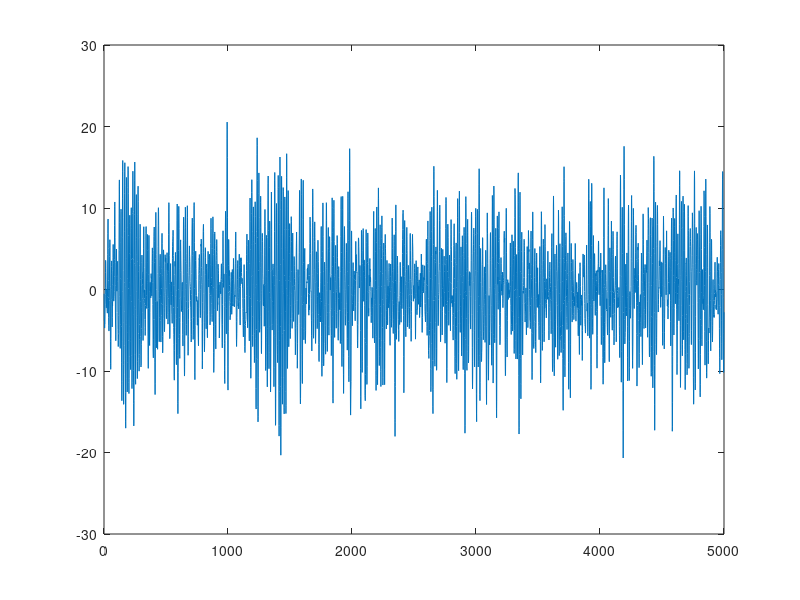
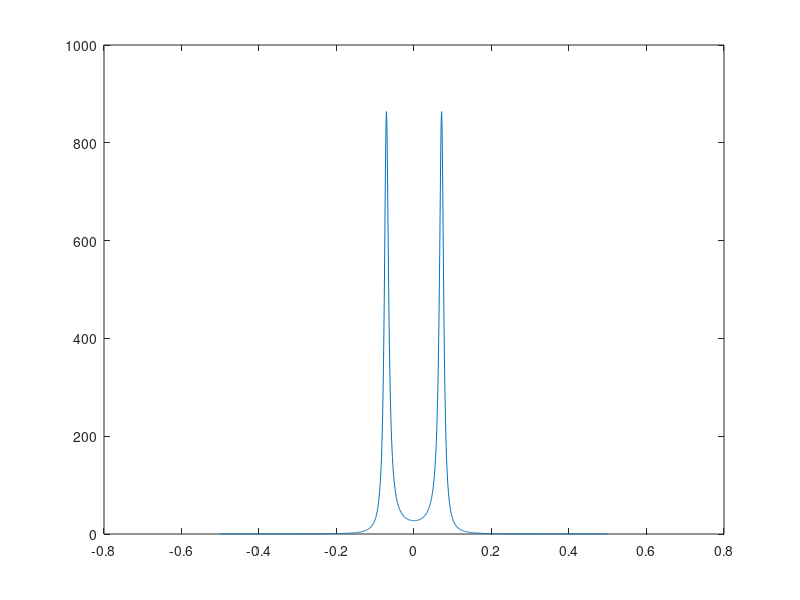

Recreate these plots in MATLAB, in order.
clear all
close all
clc

%p=10;

%Mdl = arima('Constant',0.5,'AR',{0.7 0.25},'Variance',.1);

%rng(5)
%Y = simulate(Mdl,50);



%% nouveau

p=4;
N=5000;
nfft=1024;

f= -1/2:1/nfft:1/2-1/nfft;

x=randn(N,1);

R1=0,95;
R2=0.96;
theta1=pi/3;
theta2=pi/7;

p1 = R1*exp(-i*theta1);
p2 = R1*exp(i*theta1);

p3 = R2*exp(-i*theta2);
p4 = R2*exp(i*theta2);

B = [1, -(p1+p2+p3+p4), (p1+p2)*(p3+p4)+p1*p2+p3*p4, -(p1*p2*(p3+p4)+p3*p4*(p1+p2)), p1*p2*p3*p4];
A = [1];
signal_sortie=filter(1,B,x);

fft_signal= fftshift(abs(fft(signal_sortie,nfft)));
spectre_puissance= abs(fft_signal).^2/nfft;
w=2*pi*f;
H=freqz(A,B,w);
dsp=abs(H).^2; %*var^2

figure
plot(signal_sortie);
figure
plot(f, dsp);